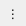
<?xml version="1.0" encoding="UTF-8"?>
<ui version="4.0">
 <class>IDEDockerOptionsButton</class>
 <widget class="QToolButton" name="DockerTabOptions">
  <property name="geometry"><rect><x>0</x><y>0</y><width>26</width><height>26</height></rect></property>
  <property name="minimumSize"><size><width>26</width><height>0</height></size></property>
  <property name="focusPolicy"><enum>Qt::NoFocus</enum></property>
  <property name="toolTip"><string>面板选项</string></property>
  <property name="text"><string>⋮</string></property>
  <property name="autoRaise"><bool>true</bool></property>
 </widget>
 <resources/>
 <connections/>
</ui>
